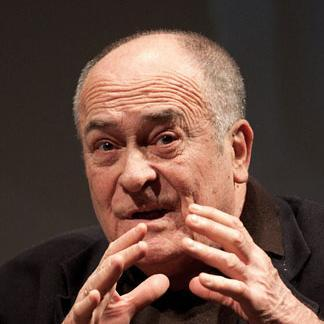
#> input picture sample_images/image_1183.jpg, 324 x 324 px; its folder holds only this picture in this run
$ python cropfunc.py
#> lines starting #> are read from the running program, lines starting #| are printed output that depends on the picture; after the words box and inside, x2 and y2 are one past the last pixel; in counts of white or black regions, pixels touching at a corner belong together

#Kütüphanelerin eklenmesi.

import pandas as pd
import numpy as np
import cv2
import os

class Imagescale(object):

    #Classmethod un çağrılması ve görüntü yeniden boyutlandırma işlevini tanımlama.
    @classmethod
    def resizeimage(self):

        #Veri kümesini ayıklamak için dzini değiştirme.
        os.chdir("C://Users/Mustafa/Desktop/Age-Prediction/sample_images")

        #Görüntü içeren tüm klasörlerin listesi.
        dir = os.listdir()

        #Tüm dizinler ve görüntüler arasında döngü kurulması.
        for i in dir:

            #Hepsinin listelenmesi.
            list = os.listdir()

            #Her dizindeki görüntü için.
            for j in list:

                #Görüntünün okunması.
                img = cv2.imread(j)
#> img is the input picture: shape (324, 324, 3); mean B, G, R 65.3, 75.5, 103.3

                #Görüntünün yeniden boyutlandırılması.
                rm = cv2.resize(img,(64,64))
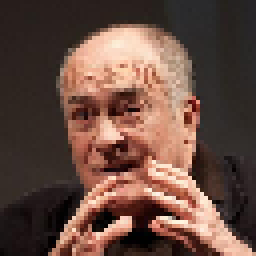
#> rm: shape (64, 64, 3) (shown 4 times larger); mean B, G, R 65.5, 75.8, 103.4

                #Yeniden boyutlandırılan fotoğrafın kaydedilmesi.
                cv2.imwrite('C://Users/Mustafa/Desktop/Age-Prediction/sample_images'+str(j),rm)

        #Ana veri kümesi klasörüne dönülmesi.
        return os.chdir('C://Users/Mustafa/Desktop/Age-Prediction')


    #Classmethod un çağrılması ve kırpma işlevinin tanımlanması.
    @classmethod
    def detectfaces_crop(self):

        #Tüm görüntünün kaldırıldığı ve yeniden boyutlandırıldığı dizin konumu.

        os.chdir("C://Users/Mustafa/Desktop/Age-Prediction/sample_images")

       #Tüm görüntülerin listesinin oluşturulması.
        images = os.listdir()

        #Görüntülerdeki yüzlerin algılanması.

        #Veri kümesinin dizin konumu.
        face_cascade=cv2.CascadeClassifier('C://Users/Mustafa/Desktop/Age-Prediction/Haarcascades_Datasets/haarcascade_frontalface_default.xml')

        for image in images:

            #Görüntüyü okumak.
            img = cv2.imread(image)

            #Gri tonlamalı dönüşümün yapılması.
            gray=cv2.cvtColor(img,cv2.COLOR_BGR2GRAY)
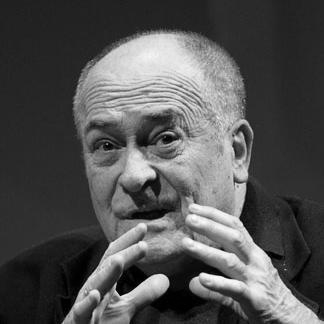
#> gray: shape (324, 324); min 0, max 252, mean 82.7

            #Yüz koordinatlarının belirlenmesi.
            faces=face_cascade.detectMultiScale(gray,1.3,3)
#> faces = [[36, 56, 217, 217]]

            #Gözün tespit edilmesi. Yüz ve göz çevresindeki dikdörtgen kutunun oluşturulması.

            for (x,y,w,h) in faces:

                img = cv2.rectangle(img,(x,y),(x+w,y+h),(255,0,0),5)

                #Görüntünün kırpılması(Sadece yüz için).
                roi_gray = gray[x:x+w,y:y+h]
                roi_color = img[x:x+w,y:y+h]
                crop_img = img[y:y+h, x:x+w]

                #Kırpılmış yüz görüntüsünün kaydedilmesi.
                cv2.imwrite('C://Users/Mustafa/Desktop/Age-Prediction/sample_cropped/'+str(image),crop_img)
#> this loop made 1 pass
#> pass 1, in detectfaces_crop, `img = cv2.rectangle(img,(x,y),(x+w,y+h),(255,0,0),5)`:
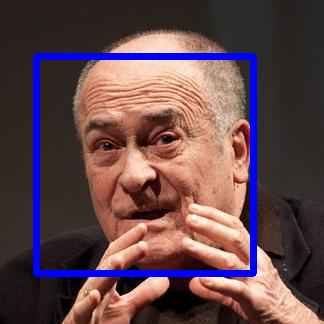
#> img: shape (324, 324, 3); 5.77% of pixels changed, all inside (x1, y1, x2, y2) = (33, 53, 257, 277)
#> pass 1, in detectfaces_crop, `roi_gray = gray[x:x+w,y:y+h]`:
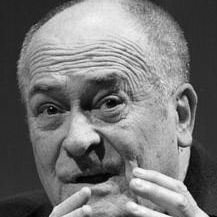
#> roi_gray: shape (217, 217); min 2, max 252, mean 117.3
#> pass 1, in detectfaces_crop, `roi_color = img[x:x+w,y:y+h]`:
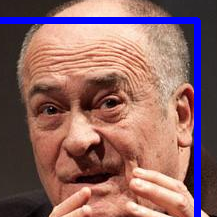
#> roi_color: shape (217, 217, 3); mean B, G, R 100.5, 101.3, 141
#> pass 1, in detectfaces_crop, `crop_img = img[y:y+h, x:x+w]`:
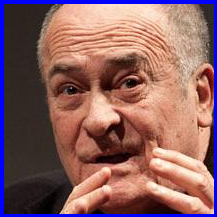
#> crop_img: shape (217, 217, 3); mean B, G, R 98.5, 97.9, 139

        #Ana dizine geri döndürme.
        return os.chdir('C://Users/Mustafa/Desktop/Age-Prediction')


    #Classmethod un çağrılması ve görüntüyü griye dönüştüren işlevin tanımlanması.
    @classmethod
    def clor2gray(self):

        #Görüntülerin yeri.
        os.chdir('C://Users/Mustafa/Desktop/Age-Prediction/sample_cropped/')

        #Kırpılmış görüntülerin listesi.
        crops = os.listdir()

        #Tüm görüntülerde döngü oluşturma.
        for crop in crops :

            #Görüntülerin okunması.
            img = cv2.imread(crop)

            #Görüntünün dönüştürülmesi.
            img = cv2.cvtColor(img,cv2.COLOR_BGR2GRAY)

            #Dönüştürülen görüntüyü kaydetme.
            cv2.imwrite('C://Users/Mustafa/Desktop/Age-Prediction/sample_greyed'+str(crop),img)

        #Ana dizine geri döndürme.
        return os.chdir('C://Users/Mustafa/Desktop/Age-Prediction')


if __name__ == "__main__":

    #Yazdırma dökümanının oluşturulması.
    print(__doc__)

    #Nesne oluşturma.
    obj = Imagescale()

    #Oluşturulan nesnenin özelliklerinin çağrılması.
    obj.resizeimage()
    obj.detectfaces_crop()
    obj.clor2gray()

$ run again, on sample_images/image_1705.jpg
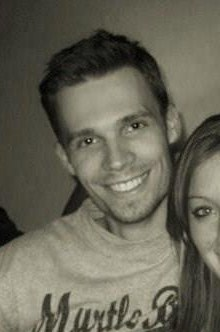
#> input picture sample_images/image_1705.jpg, 220 x 332 px
#> in resizeimage, img is the input picture: shape (332, 220, 3); mean B, G, R 86.6, 101.1, 103.3
#> in resizeimage, `rm = cv2.resize(img,(64,64))`:
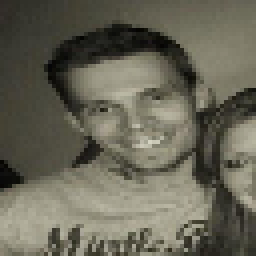
#> rm: shape (64, 64, 3) (shown 4 times larger); mean B, G, R 86.6, 101.1, 103.3
#> faces = [[48, 83, 132, 132]]
#> the loop in detectfaces_crop, `for (x,y,w,h) in faces: ` made 1 pass
#> pass 1, in detectfaces_crop, `crop_img = img[y:y+h, x:x+w]`:
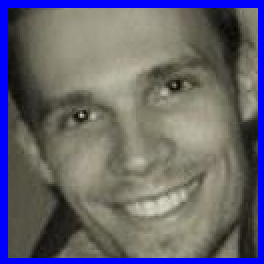
#> crop_img: shape (132, 132, 3) (shown 2 times larger); mean B, G, R 112.1, 100, 102.3

$ run again, on sample_images/image_1492.jpg
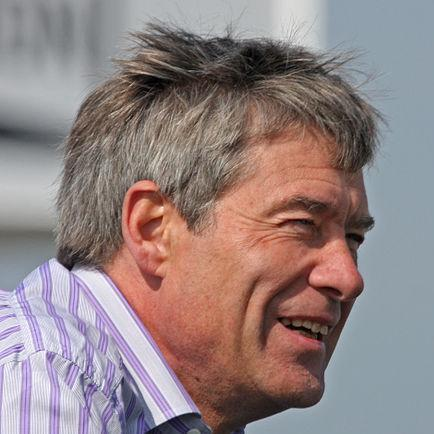
#> input picture sample_images/image_1492.jpg, 434 x 434 px
#> in resizeimage, img is the input picture: shape (434, 434, 3); mean B, G, R 131.1, 131, 146.8
#> in detectfaces_crop, `gray=cv2.cvtColor(img,cv2.COLOR_BGR2GRAY)`:
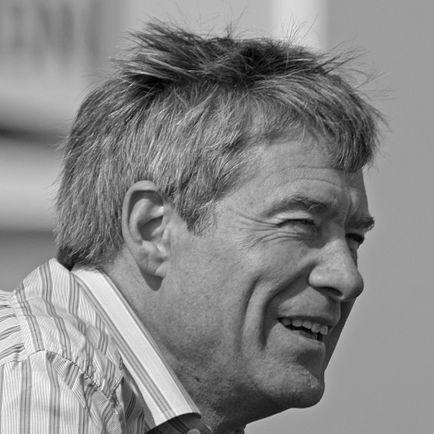
#> gray: shape (434, 434); min 0, max 254, mean 135.7
#> faces = [[258, 294, 89, 89]]
#> the loop in detectfaces_crop, `for (x,y,w,h) in faces: ` made 1 pass
#> pass 1, in detectfaces_crop, `crop_img = img[y:y+h, x:x+w]`:
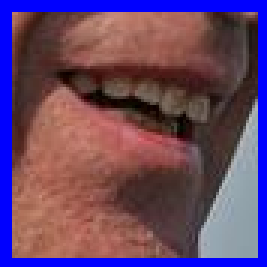
#> crop_img: shape (89, 89, 3) (shown 3 times larger); mean B, G, R 102.7, 69.9, 102.7
